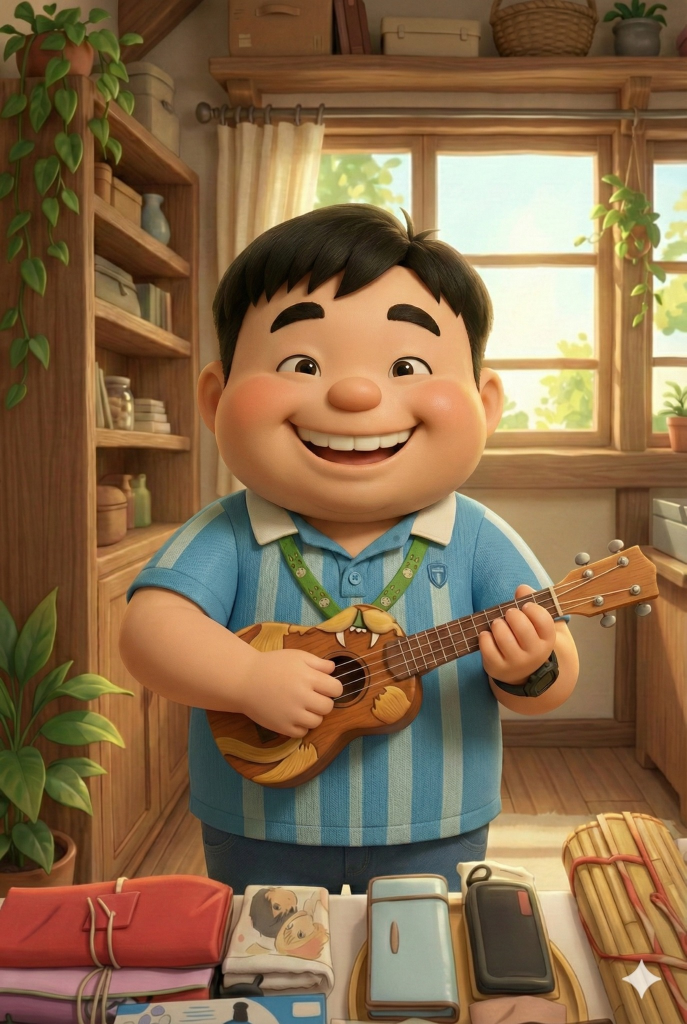
#> input picture assets/default.jpg, 1373 x 2048 px (shown at 1/2 size)
$ python -i cartoon_puppet.py   (imports and definitions only)
#> lines starting #> are read from the running program, lines starting #| are printed output that depends on the picture
"""Cartoon lip puppet: open the ORIGINAL drawn mouth by audio, no neural redraw.

The upper lip lifts a little and the lower lip + jaw drop with the voice
envelope. The gap between the lips is filled with the mouth's own cavity
colours, so the original line art, teeth and colours stay crisp and there is
only ever one mouth. Corners stay pinned. Pure OpenCV/NumPy.

Mode A (``mouth_drive``): continuous opening. Mode B (``viseme_track``): five
auto-made mouth shapes switched like 2D limited animation.
"""
import cv2
import numpy as np


# [50 lines left out: functions _read_mono, audio_features, mouth_drive, not called in this run]


# Mode B mouth shapes: (opening, width). width < 0 rounds (ㄨ/ㄛ), > 0 widens (ㄧ/ㄝ).
SHAPES = dict(rest=(0., 0.), half=(.40, 0.), open=(.85, 0.), round=(.50, -.16), wide=(.32, .10))


# [32 lines left out: function viseme_track, not called in this run]


def parting_line(image, outer):
    """Per-column y of the lip parting (darkest row inside the mouth)."""
    h, w = image.shape[:2]
    poly = np.rint(np.asarray(outer, np.float32) * [w, h]).astype(np.int32)
    mask = np.zeros((h, w), np.uint8)
    cv2.fillPoly(mask, [poly], 1)
    x1, y1, bw, bh = cv2.boundingRect(poly)
    gray = cv2.GaussianBlur(cv2.cvtColor(image, cv2.COLOR_BGR2GRAY), (0, 0), 1.5).astype(np.float32)
    xs, ys = [], []
    for x in range(x1, x1 + bw):
        col = np.nonzero(mask[:, x])[0]
        if len(col) < 3:
            continue
        ys.append(col[np.argmin(gray[col, x])])
        xs.append(x)
    if len(xs) < 5:
        return None
    # A smooth quadratic follows smiles/frowns and ignores single dark pixels.
    coef = np.polyfit(np.asarray(xs, np.float32), np.asarray(ys, np.float32), 2)
    return dict(coef=coef, box=(x1, y1, bw, bh))


class CartoonPuppet:
    # [81 lines left out: functions __init__, frame, not called in this run]

>>> import cv2
>>> picture = cv2.imread('../assets/default.jpg', cv2.IMREAD_GRAYSCALE)
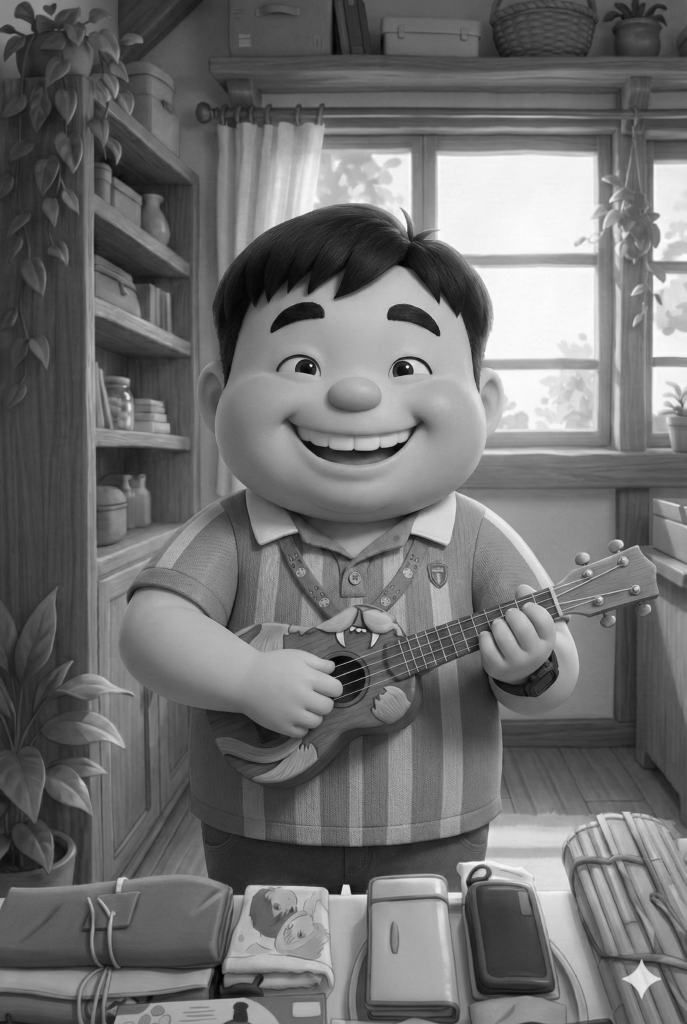
#> picture: shape (2048, 1373) (shown at 1/2 size); min 0, max 255, mean 111.2
>>> result = parting_line(picture, 'out.png')
#> (the run stopped early here; a loop or call above may not have finished)
